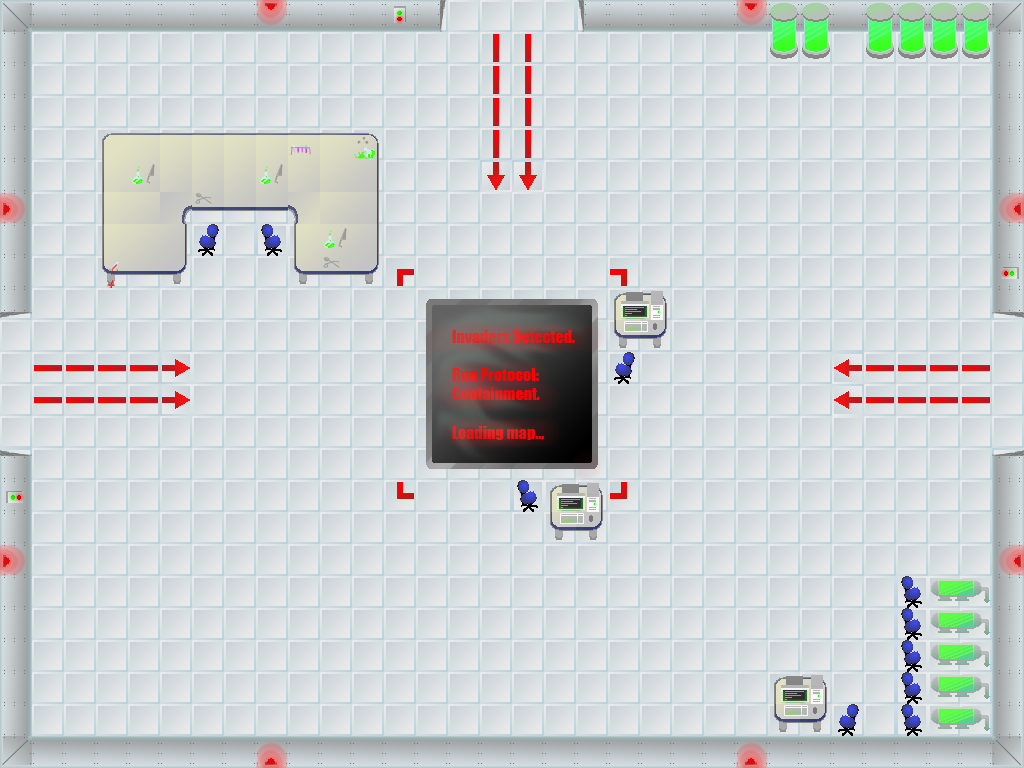

This is a level from a 2D game, rendered from its Tiled map with the project's own tilesets. A one-line summary and the map file follow, with tile-layer data summarised:
An orthogonal 32x24 tile map with 32x32 px tiles, 1 tile layer (Tile Layer 1).

<map version="1.0" orientation="orthogonal" width="32" height="24" tilewidth="32" tileheight="32">
 <tileset firstgid="1" name="tilesheet" tilewidth="32" tileheight="32">
  <image source="../Art/Tiles/tilesheet.png" />
  <tile id="0">
   <properties>
    <property name="impassable" value="1" />
   </properties>
  </tile>
  <tile id="1">
   <properties>
    <property name="impassable" value="1" />
   </properties>
  </tile>
  <tile id="2">
   <properties>
    <property name="impassable" value="1" />
   </properties>
  </tile>
  <tile id="3">
   <properties>
    <property name="impassable" value="1" />
   </properties>
  </tile>
  <tile id="4">
   <properties>
    <property name="impassable" value="1" />
   </properties>
  </tile>
  <tile id="5">
   <properties>
    <property name="impassable" value="1" />
   </properties>
  </tile>
  <tile id="6">
   <properties>
    <property name="impassable" value="1" />
   </properties>
  </tile>
  <tile id="7">
   <properties>
    <property name="impassable" value="1" />
   </properties>
  </tile>
  <tile id="8">
   <properties>
    <property name="impassable" value="1" />
   </properties>
  </tile>
  <tile id="9">
   <properties>
    <property name="impassable" value="1" />
   </properties>
  </tile>
  <tile id="10">
   <properties>
    <property name="impassable" value="1" />
   </properties>
  </tile>
  <tile id="11">
   <properties>
    <property name="impassable" value="1" />
   </properties>
  </tile>
  <tile id="12">
   <properties>
    <property name="impassable" value="1" />
   </properties>
  </tile>
  <tile id="13">
   <properties>
    <property name="impassable" value="1" />
   </properties>
  </tile>
  <tile id="14">
   <properties>
    <property name="impassable" value="1" />
   </properties>
  </tile>
  <tile id="15">
   <properties>
    <property name="impassable" value="1" />
   </properties>
  </tile>
  <tile id="16">
   <properties>
    <property name="impassable" value="1" />
   </properties>
  </tile>
  <tile id="17">
   <properties>
    <property name="impassable" value="1" />
   </properties>
  </tile>
  <tile id="18">
   <properties>
    <property name="impassable" value="1" />
   </properties>
  </tile>
  <tile id="19">
   <properties>
    <property name="impassable" value="1" />
   </properties>
  </tile>
  <tile id="20">
   <properties>
    <property name="impassable" value="1" />
   </properties>
  </tile>
  <tile id="21">
   <properties>
    <property name="impassable" value="1" />
   </properties>
  </tile>
  <tile id="22">
   <properties>
    <property name="impassable" value="1" />
   </properties>
  </tile>
  <tile id="23">
   <properties>
    <property name="impassable" value="1" />
   </properties>
  </tile>
  <tile id="24">
   <properties>
    <property name="impassable" value="1" />
   </properties>
  </tile>
  <tile id="25">
   <properties>
    <property name="impassable" value="1" />
   </properties>
  </tile>
  <tile id="26">
   <properties>
    <property name="impassable" value="1" />
   </properties>
  </tile>
  <tile id="27">
   <properties>
    <property name="impassable" value="1" />
   </properties>
  </tile>
  <tile id="30">
   <properties>
    <property name="impassable" value="1" />
   </properties>
  </tile>
  <tile id="31">
   <properties>
    <property name="impassable" value="1" />
   </properties>
  </tile>
  <tile id="32">
   <properties>
    <property name="impassable" value="1" />
   </properties>
  </tile>
  <tile id="33">
   <properties>
    <property name="impassable" value="1" />
   </properties>
  </tile>
  <tile id="34">
   <properties>
    <property name="impassable" value="1" />
   </properties>
  </tile>
  <tile id="35">
   <properties>
    <property name="impassable" value="1" />
   </properties>
  </tile>
  <tile id="36">
   <properties>
    <property name="impassable" value="1" />
   </properties>
  </tile>
  <tile id="37">
   <properties>
    <property name="impassable" value="1" />
   </properties>
  </tile>
  <tile id="38">
   <properties>
    <property name="impassable" value="1" />
   </properties>
  </tile>
  <tile id="41">
   <properties>
    <property name="damaging" value="1" />
   </properties>
  </tile>
  <tile id="42">
   <properties>
    <property name="damaging" value="1" />
   </properties>
  </tile>
  <tile id="43">
   <properties>
    <property name="damaging" value="1" />
   </properties>
  </tile>
  <tile id="49">
   <properties>
    <property name="impassable" value="1" />
   </properties>
  </tile>
  <tile id="52">
   <properties>
    <property name="damaging" value="1" />
   </properties>
  </tile>
  <tile id="53">
   <properties>
    <property name="damaging" value="1" />
   </properties>
  </tile>
  <tile id="54">
   <properties>
    <property name="damaging" value="1" />
   </properties>
  </tile>
  <tile id="63">
   <properties>
    <property name="damaging" value="1" />
   </properties>
  </tile>
  <tile id="64">
   <properties>
    <property name="damaging" value="1" />
   </properties>
  </tile>
  <tile id="65">
   <properties>
    <property name="damaging" value="1" />
   </properties>
  </tile>
  <tile id="67">
   <properties>
    <property name="impassable" value="1" />
   </properties>
  </tile>
  <tile id="74">
   <properties>
    <property name="damaging" value="" />
   </properties>
  </tile>
  <tile id="75">
   <properties>
    <property name="damaging" value="" />
   </properties>
  </tile>
  <tile id="76">
   <properties>
    <property name="damaging" value="" />
   </properties>
  </tile>
  <tile id="77">
   <properties>
    <property name="damaging" value="1" />
   </properties>
  </tile>
  <tile id="78">
   <properties>
    <property name="damaging" value="1" />
   </properties>
  </tile>
  <tile id="79">
   <properties>
    <property name="damaging" value="1" />
   </properties>
  </tile>
  <tile id="80">
   <properties>
    <property name="damaging" value="1" />
   </properties>
  </tile>
  <tile id="81">
   <properties>
    <property name="impassable" value="1" />
   </properties>
  </tile>
  <tile id="83">
   <properties>
    <property name="impassable" value="1" />
   </properties>
  </tile>
  <tile id="84">
   <properties>
    <property name="impassable" value="1" />
   </properties>
  </tile>
  <tile id="85">
   <properties>
    <property name="damaging" value="1" />
   </properties>
  </tile>
  <tile id="86">
   <properties>
    <property name="damaging" value="1" />
   </properties>
  </tile>
  <tile id="87">
   <properties>
    <property name="damaging" value="1" />
   </properties>
  </tile>
  <tile id="88">
   <properties>
    <property name="damaging" value="1" />
   </properties>
  </tile>
  <tile id="89">
   <properties>
    <property name="damaging" value="1" />
   </properties>
  </tile>
  <tile id="90">
   <properties>
    <property name="damaging" value="1" />
   </properties>
  </tile>
  <tile id="91">
   <properties>
    <property name="damaging" value="1" />
   </properties>
  </tile>
  <tile id="92">
   <properties>
    <property name="impassable" value="1" />
   </properties>
  </tile>
  <tile id="93">
   <properties>
    <property name="impassable" value="1" />
   </properties>
  </tile>
  <tile id="94">
   <properties>
    <property name="impassable" value="1" />
   </properties>
  </tile>
  <tile id="95">
   <properties>
    <property name="impassable" value="1" />
   </properties>
  </tile>
  <tile id="96">
   <properties>
    <property name="damaging" value="1" />
   </properties>
  </tile>
  <tile id="97">
   <properties>
    <property name="damaging" value="1" />
   </properties>
  </tile>
  <tile id="98">
   <properties>
    <property name="damaging" value="1" />
   </properties>
  </tile>
  <tile id="99">
   <properties>
    <property name="impassable" value="1" />
   </properties>
  </tile>
  <tile id="100">
   <properties>
    <property name="impassable" value="1" />
   </properties>
  </tile>
  <tile id="104">
   <properties>
    <property name="impassable" value="1" />
   </properties>
  </tile>
  <tile id="105">
   <properties>
    <property name="impassable" value="1" />
   </properties>
  </tile>
  <tile id="106">
   <properties>
    <property name="impassable" value="1" />
   </properties>
  </tile>
  <tile id="110">
   <properties>
    <property name="impassable" value="1" />
   </properties>
  </tile>
  <tile id="111">
   <properties>
    <property name="impassable" value="1" />
   </properties>
  </tile>
  <tile id="113">
   <properties>
    <property name="impassable" value="1" />
   </properties>
  </tile>
  <tile id="114">
   <properties>
    <property name="impassable" value="1" />
   </properties>
  </tile>
  <tile id="115">
   <properties>
    <property name="impassable" value="1" />
   </properties>
  </tile>
  <tile id="116">
   <properties>
    <property name="impassable" value="1" />
   </properties>
  </tile>
  <tile id="117">
   <properties>
    <property name="impassable" value="1" />
   </properties>
  </tile>
  <tile id="121">
   <properties>
    <property name="impassable" value="1" />
   </properties>
  </tile>
  <tile id="124">
   <properties>
    <property name="impassable" value="1" />
   </properties>
  </tile>
  <tile id="125">
   <properties>
    <property name="impassable" value="1" />
   </properties>
  </tile>
  <tile id="126">
   <properties>
    <property name="impassable" value="1" />
   </properties>
  </tile>
  <tile id="127">
   <properties>
    <property name="impassable" value="1" />
   </properties>
  </tile>
  <tile id="128">
   <properties>
    <property name="impassable" value="1" />
   </properties>
  </tile>
 </tileset>
 <layer name="Tile Layer 1" width="32" height="24">
  <data>[768 cells, 768 non-empty, 92 distinct tile ids]</data>
 </layer>
</map>
